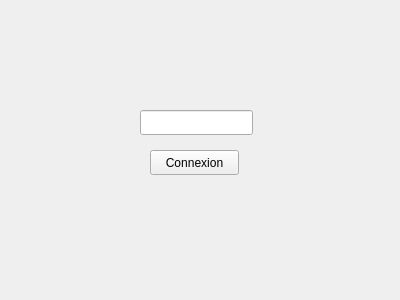
<?xml version="1.0" encoding="UTF-8"?>
<ui version="4.0">
 <class>Login</class>
 <widget class="QWidget" name="Login">
  <property name="geometry">
   <rect>
    <x>0</x>
    <y>0</y>
    <width>400</width>
    <height>300</height>
   </rect>
  </property>
  <property name="windowTitle">
   <string>Form</string>
  </property>
  <widget class="QPushButton" name="boutonLogin">
   <property name="geometry">
    <rect>
     <x>150</x>
     <y>150</y>
     <width>89</width>
     <height>25</height>
    </rect>
   </property>
   <property name="text">
    <string>Connexion</string>
   </property>
  </widget>
  <widget class="QLineEdit" name="champLogin">
   <property name="geometry">
    <rect>
     <x>140</x>
     <y>110</y>
     <width>113</width>
     <height>25</height>
    </rect>
   </property>
  </widget>
 </widget>
 <resources/>
 <connections/>
</ui>
